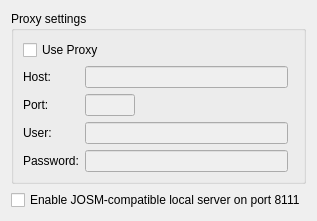
     <widget class="QWidget" name="tab">
      <attribute name="title">
       <string>Network</string>
      </attribute>
      <layout class="QVBoxLayout">
       <item>
        <widget class="QGroupBox" name="groupBox">
         <property name="title">
          <string>Proxy settings</string>
         </property>
         <layout class="QGridLayout">
          <item row="0" column="0" colspan="3">
           <widget class="QCheckBox" name="bbUseProxy">
            <property name="text">
             <string>Use Proxy</string>
            </property>
           </widget>
          </item>
          <item row="4" column="0">
           <widget class="QLabel" name="label_7">
            <property name="text">
             <string>Password:</string>
            </property>
           </widget>
          </item>
          <item row="4" column="1">
           <widget class="QLineEdit" name="edProxyPassword">
            <property name="enabled">
             <bool>false</bool>
            </property>
            <property name="maximumSize">
             <size>
              <width>250</width>
              <height>16777215</height>
             </size>
            </property>
            <property name="echoMode">
             <enum>QLineEdit::Password</enum>
            </property>
           </widget>
          </item>
          <item row="3" column="0">
           <widget class="QLabel" name="label_4">
            <property name="text">
             <string>User:</string>
            </property>
           </widget>
          </item>
          <item row="2" column="0">
           <widget class="QLabel" name="label_2">
            <property name="text">
             <string>Port:</string>
            </property>
           </widget>
          </item>
          <item row="1" column="0">
           <widget class="QLabel" name="label">
            <property name="text">
             <string>Host:</string>
            </property>
           </widget>
          </item>
          <item row="1" column="1">
           <widget class="QLineEdit" name="edProxyHost">
            <property name="enabled">
             <bool>false</bool>
            </property>
            <property name="maximumSize">
             <size>
              <width>16777215</width>
              <height>16777215</height>
             </size>
            </property>
           </widget>
          </item>
          <item row="2" column="1">
           <widget class="QLineEdit" name="edProxyPort">
            <property name="enabled">
             <bool>false</bool>
            </property>
            <property name="maximumSize">
             <size>
              <width>50</width>
              <height>16777215</height>
             </size>
            </property>
           </widget>
          </item>
          <item row="3" column="1">
           <widget class="QLineEdit" name="edProxyUser">
            <property name="enabled">
             <bool>false</bool>
            </property>
            <property name="maximumSize">
             <size>
              <width>250</width>
              <height>16777215</height>
             </size>
            </property>
           </widget>
          </item>
         </layout>
        </widget>
       </item>
       <item>
        <widget class="QCheckBox" name="cbLocalServer">
         <property name="text">
          <string>Enable JOSM-compatible local server on port 8111</string>
         </property>
        </widget>
       </item>
       <item>
        <spacer>
         <property name="orientation">
          <enum>Qt::Vertical</enum>
         </property>
         <property name="sizeHint" stdset="0">
          <size>
           <width>20</width>
           <height>0</height>
          </size>
         </property>
        </spacer>
       </item>
      </layout>
     </widget>
